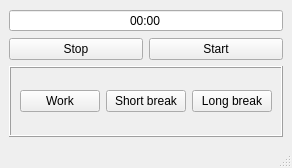
<?xml version="1.0" encoding="UTF-8"?>
<ui version="4.0">
 <class>MainWindow</class>
 <widget class="QMainWindow" name="MainWindow">
  <property name="enabled">
   <bool>true</bool>
  </property>
  <property name="geometry">
   <rect>
    <x>0</x>
    <y>0</y>
    <width>292</width>
    <height>168</height>
   </rect>
  </property>
  <property name="windowTitle">
   <string>MainWindow</string>
  </property>
  <widget class="QWidget" name="centralwidget">
   <layout class="QGridLayout" name="gridLayout">
    <item row="0" column="0" colspan="2">
     <widget class="QTimeEdit" name="timeWidget">
      <property name="alignment">
       <set>Qt::AlignCenter</set>
      </property>
      <property name="readOnly">
       <bool>true</bool>
      </property>
      <property name="buttonSymbols">
       <enum>QAbstractSpinBox::NoButtons</enum>
      </property>
      <property name="keyboardTracking">
       <bool>false</bool>
      </property>
      <property name="showGroupSeparator" stdset="0">
       <bool>false</bool>
      </property>
      <property name="displayFormat">
       <string>mm:ss</string>
      </property>
     </widget>
    </item>
    <item row="1" column="0">
     <widget class="QPushButton" name="stopButton">
      <property name="text">
       <string>Stop</string>
      </property>
     </widget>
    </item>
    <item row="1" column="1">
     <widget class="QPushButton" name="startButton">
      <property name="text">
       <string>Start</string>
      </property>
     </widget>
    </item>
    <item row="2" column="0" colspan="2">
     <widget class="QFrame" name="clockStageFrame">
      <property name="enabled">
       <bool>true</bool>
      </property>
      <property name="frameShape">
       <enum>QFrame::Box</enum>
      </property>
      <property name="frameShadow">
       <enum>QFrame::Raised</enum>
      </property>
      <layout class="QHBoxLayout" name="horizontalLayout">
       <item>
        <widget class="QPushButton" name="workButton">
         <property name="text">
          <string>Work</string>
         </property>
         <property name="checkable">
          <bool>true</bool>
         </property>
        </widget>
       </item>
       <item>
        <widget class="QPushButton" name="shortBreakButton">
         <property name="text">
          <string>Short break</string>
         </property>
         <property name="checkable">
          <bool>true</bool>
         </property>
        </widget>
       </item>
       <item>
        <widget class="QPushButton" name="longBreakButton">
         <property name="text">
          <string>Long break</string>
         </property>
         <property name="checkable">
          <bool>true</bool>
         </property>
        </widget>
       </item>
      </layout>
     </widget>
    </item>
   </layout>
  </widget>
  <widget class="QStatusBar" name="statusbar"/>
 </widget>
 <resources/>
 <connections/>
</ui>
